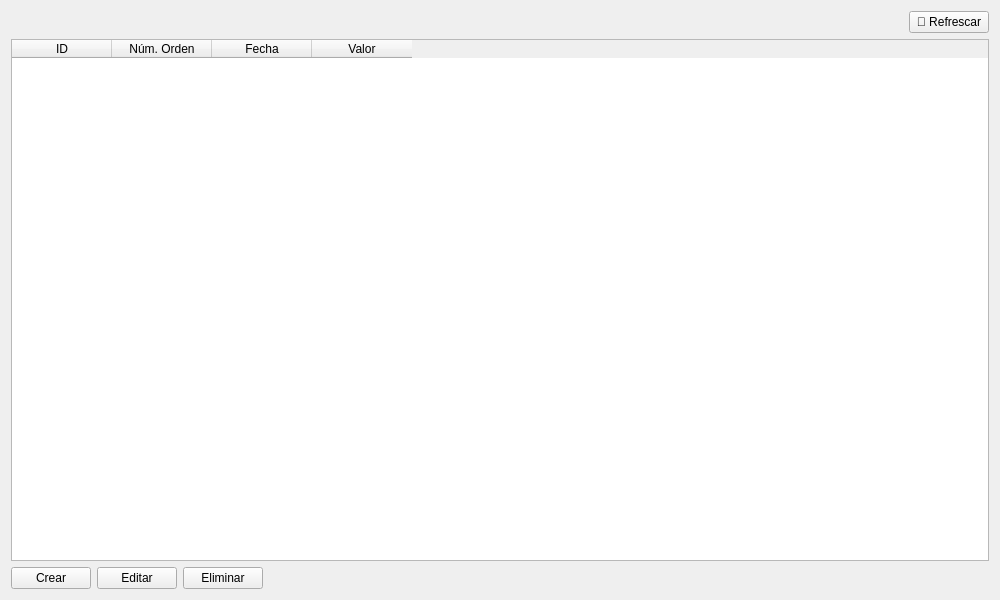
<?xml version="1.0" encoding="UTF-8"?>
<ui version="4.0">
 <class>OrdenesPagoWidget</class>
 <widget class="QWidget" name="OrdenesPagoWidget">
  <property name="geometry">
   <rect>
    <x>0</x>
    <y>0</y>
    <width>1000</width>
    <height>600</height>
   </rect>
  </property>
  <layout class="QVBoxLayout" name="verticalLayout_root">
   <item>
    <layout class="QHBoxLayout" name="horizontalLayout_filters">
     <item>
      <spacer name="horizontalSpacer">
       <property name="orientation">
        <enum>Qt::Horizontal</enum>
       </property>
       <property name="sizeHint" stdset="0">
        <size>
         <width>40</width>
         <height>20</height>
        </size>
       </property>
      </spacer>
     </item>
     <item>
      <widget class="QPushButton" name="btn_refrescar">
       <property name="text">
        <string>🔄 Refrescar</string>
       </property>
       <property name="toolTip">
        <string>Recargar lista de órdenes de pago</string>
       </property>
      </widget>
     </item>
    </layout>
   </item>
   <item>
    <widget class="QTableWidget" name="tbl_ordenes">
     <property name="sizePolicy">
      <sizepolicy hsizetype="Expanding" vsizetype="Expanding">
       <horstretch>0</horstretch>
       <verstretch>1</verstretch>
      </sizepolicy>
     </property>
     <column>
      <property name="text">
       <string>ID</string>
      </property>
     </column>
     <column>
      <property name="text">
       <string>Núm. Orden</string>
      </property>
     </column>
     <column>
      <property name="text">
       <string>Fecha</string>
      </property>
     </column>
     <column>
      <property name="text">
       <string>Valor</string>
      </property>
     </column>
    </widget>
   </item>
   <item>
    <layout class="QHBoxLayout" name="horizontalLayout_buttons">
     <item>
      <widget class="QPushButton" name="btn_crear">
       <property name="text">
        <string>Crear</string>
       </property>
      </widget>
     </item>
     <item>
      <widget class="QPushButton" name="btn_editar">
       <property name="text">
        <string>Editar</string>
       </property>
      </widget>
     </item>
     <item>
      <widget class="QPushButton" name="btn_eliminar">
       <property name="text">
        <string>Eliminar</string>
       </property>
      </widget>
     </item>
     <item>
      <spacer name="horizontalSpacer2">
       <property name="orientation">
        <enum>Qt::Horizontal</enum>
       </property>
       <property name="sizeHint" stdset="0">
        <size>
         <width>40</width>
         <height>20</height>
        </size>
       </property>
      </spacer>
     </item>
    </layout>
   </item>
  </layout>
 </widget>
 <resources/>
 <connections/>
</ui>
